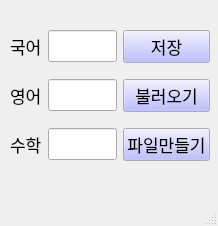
<?xml version="1.0" encoding="UTF-8"?>
<ui version="4.0">
 <class>MainWindow</class>
 <widget class="QMainWindow" name="MainWindow">
  <property name="geometry">
   <rect>
    <x>0</x>
    <y>0</y>
    <width>218</width>
    <height>226</height>
   </rect>
  </property>
  <property name="palette">
   <palette>
    <active>
     <colorrole role="Button">
      <brush brushstyle="SolidPattern">
       <color alpha="255">
        <red>170</red>
        <green>170</green>
        <blue>255</blue>
       </color>
      </brush>
     </colorrole>
    </active>
    <inactive>
     <colorrole role="Button">
      <brush brushstyle="SolidPattern">
       <color alpha="255">
        <red>170</red>
        <green>170</green>
        <blue>255</blue>
       </color>
      </brush>
     </colorrole>
    </inactive>
    <disabled>
     <colorrole role="Button">
      <brush brushstyle="SolidPattern">
       <color alpha="255">
        <red>170</red>
        <green>170</green>
        <blue>255</blue>
       </color>
      </brush>
     </colorrole>
    </disabled>
   </palette>
  </property>
  <property name="windowTitle">
   <string>MainWindow</string>
  </property>
  <widget class="QWidget" name="centralwidget">
   <widget class="QWidget" name="gridLayoutWidget">
    <property name="geometry">
     <rect>
      <x>10</x>
      <y>20</y>
      <width>200</width>
      <height>151</height>
     </rect>
    </property>
    <property name="font">
     <font>
      <family>휴먼엑스포</family>
      <pointsize>13</pointsize>
     </font>
    </property>
    <layout class="QGridLayout" name="gridLayout">
     <item row="2" column="1">
      <widget class="QLineEdit" name="koredit">
       <property name="font">
        <font>
         <family>휴먼엑스포</family>
         <pointsize>13</pointsize>
        </font>
       </property>
      </widget>
     </item>
     <item row="4" column="1">
      <widget class="QLineEdit" name="engedit">
       <property name="font">
        <font>
         <family>휴먼엑스포</family>
         <pointsize>13</pointsize>
        </font>
       </property>
      </widget>
     </item>
     <item row="5" column="1">
      <widget class="QLineEdit" name="mathedit">
       <property name="font">
        <font>
         <family>휴먼엑스포</family>
         <pointsize>13</pointsize>
        </font>
       </property>
      </widget>
     </item>
     <item row="4" column="0">
      <widget class="QLabel" name="label">
       <property name="font">
        <font>
         <family>휴먼엑스포</family>
         <pointsize>13</pointsize>
        </font>
       </property>
       <property name="text">
        <string>영어</string>
       </property>
      </widget>
     </item>
     <item row="5" column="0">
      <widget class="QLabel" name="label_3">
       <property name="font">
        <font>
         <family>휴먼엑스포</family>
         <pointsize>13</pointsize>
        </font>
       </property>
       <property name="text">
        <string>수학</string>
       </property>
      </widget>
     </item>
     <item row="2" column="0">
      <widget class="QLabel" name="label_2">
       <property name="font">
        <font>
         <family>휴먼엑스포</family>
         <pointsize>13</pointsize>
        </font>
       </property>
       <property name="text">
        <string>국어</string>
       </property>
      </widget>
     </item>
     <item row="2" column="2">
      <widget class="QPushButton" name="savebtn">
       <property name="font">
        <font>
         <family>휴먼엑스포</family>
         <pointsize>13</pointsize>
        </font>
       </property>
       <property name="text">
        <string>저장</string>
       </property>
      </widget>
     </item>
     <item row="4" column="2">
      <widget class="QPushButton" name="loadbtn">
       <property name="font">
        <font>
         <family>휴먼엑스포</family>
         <pointsize>13</pointsize>
        </font>
       </property>
       <property name="text">
        <string>불러오기</string>
       </property>
      </widget>
     </item>
     <item row="5" column="2">
      <widget class="QPushButton" name="createbtn">
       <property name="font">
        <font>
         <family>휴먼엑스포</family>
         <pointsize>13</pointsize>
        </font>
       </property>
       <property name="text">
        <string>파일만들기</string>
       </property>
      </widget>
     </item>
    </layout>
   </widget>
  </widget>
  <widget class="QMenuBar" name="menubar">
   <property name="geometry">
    <rect>
     <x>0</x>
     <y>0</y>
     <width>218</width>
     <height>21</height>
    </rect>
   </property>
  </widget>
  <widget class="QStatusBar" name="statusbar"/>
 </widget>
 <resources/>
 <connections/>
</ui>
